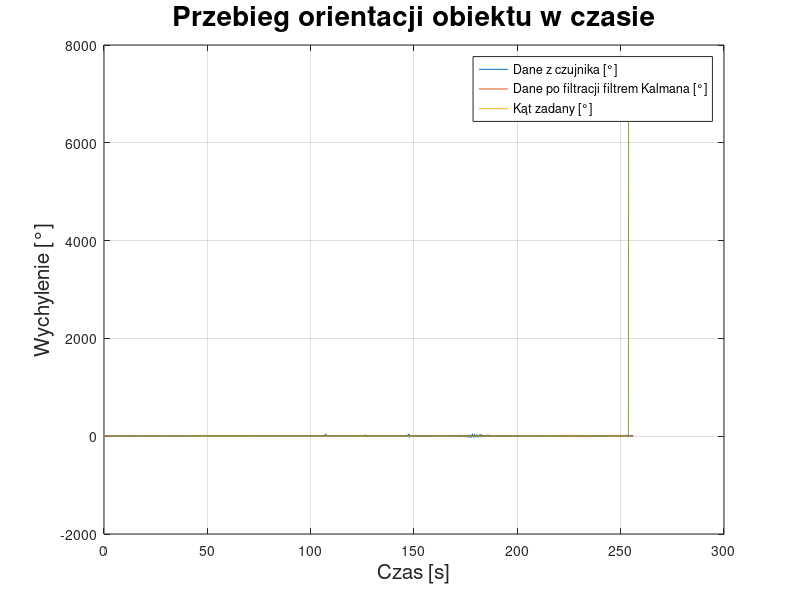
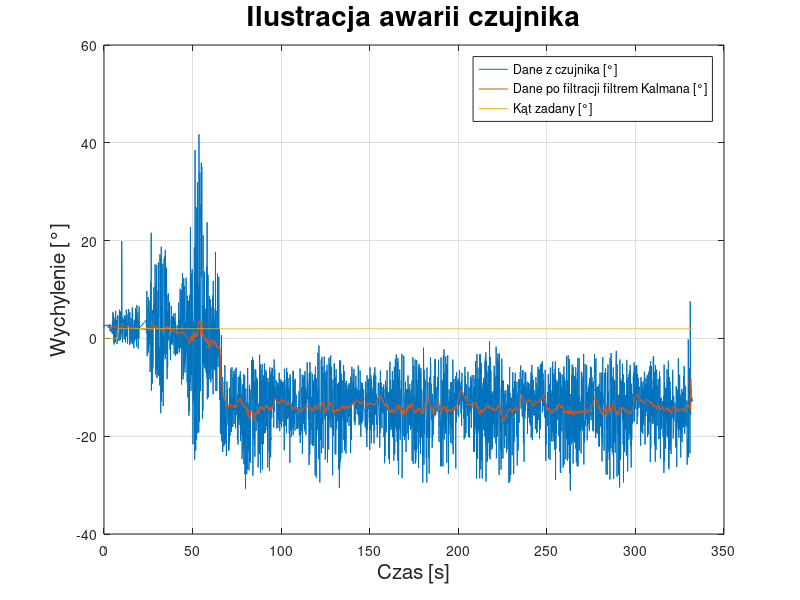
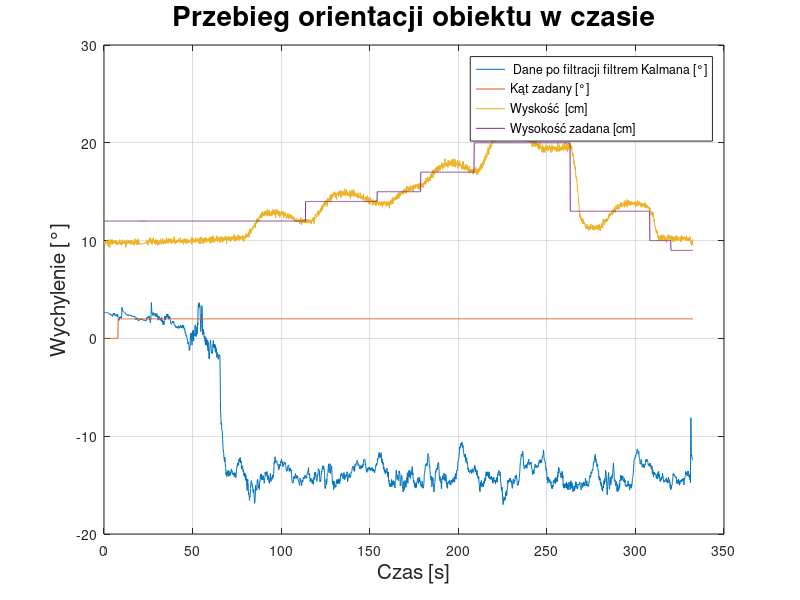
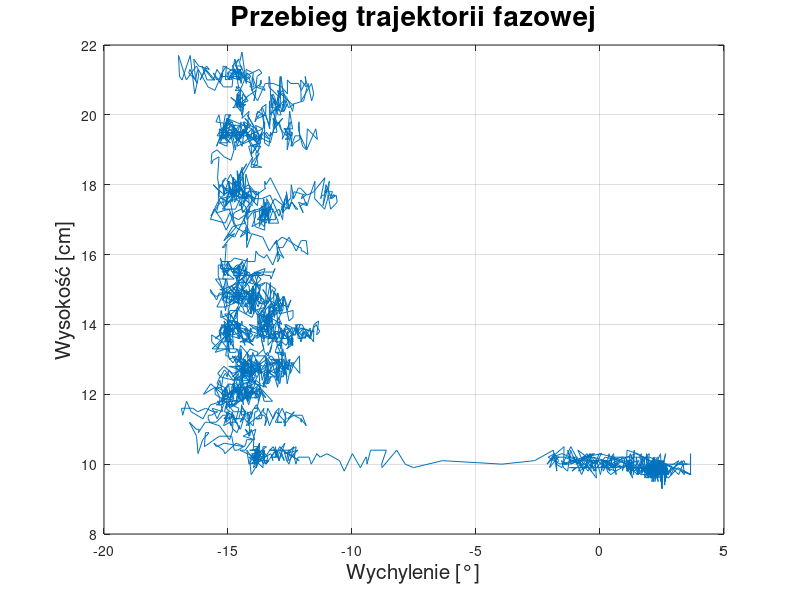

Recreate these plots in MATLAB, in order.
dane_1 = csvread("dane41.csv",2,0);
dane_2 = csvread("dane45.csv",2,0);



% dane 18 - kp 14% ki 13%   wspmocy 30%
%dane 19 tak samo
%dane 20 15% 14,5 %





%pierwszy przebieg
xk_1 = dane_1(:,1);
yk_1 = dane_1(:,2);
x_1 = dane_1(:,3);
y_1 = dane_1(:,4);
k_1 = dane_1(:,5);
wzad_1 = dane_1(:,6);
w_1 = dane_1(:,7);
czas_1 = dane_1(:,8);

czas_1 = czas_1/1000;
czas_1 = czas_1 - czas_1(1);

% drugi przebieg
xk_2 = dane_2(:,1);
yk_2 = dane_2(:,2);
x_2 = dane_2(:,3);
y_2 = dane_2(:,4);
k_2 = dane_2(:,5);
wzad_2 = dane_2(:,6);
w_2 = dane_2(:,7);
czas_2 = dane_2(:,8);

czas_2 = czas_2/1000;
czas_2 = czas_2 - czas_2(1);

figure(1)
plot(czas_1, y_1, czas_1, yk_1, czas_1,k_1, czas_1, wzad_1, czas_1, w_1 );
legend("Dane z czujnika [°]", "Dane po filtracji filtrem Kalmana [°]", "Kąt zadany [°]")
grid on
title("Przebieg orientacji obiektu w czasie", "FontSize",20)

xlabel("Czas [s]", "FontSize",15)
ylabel("Wychylenie [°]", "FontSize",15)



figure(2)
plot(czas_2, y_2, czas_2, yk_2, czas_2,k_2 );
legend("Dane z czujnika [°]", "Dane po filtracji filtrem Kalmana [°]", "Kąt zadany [°]")
grid on
title("Ilustracja awarii czujnika", "FontSize",20)
xlabel("Czas [s]", "FontSize",15)
ylabel("Wychylenie [°]", "FontSize",15)


figure(3)
plot(czas_2, yk_2, czas_2,k_2, czas_2, w_2, czas_2, wzad_2 );
legend(" Dane po filtracji filtrem Kalmana [°]", "Kąt zadany [°]", "Wyskość  [cm]", "Wysokość zadana [cm]")
grid on
title("Przebieg orientacji obiektu w czasie", "FontSize",20)
xlabel("Czas [s]", "FontSize",15)
ylabel("Wychylenie [°]", "FontSize",15)


figure(4)
plot(yk_2(1:end-200),w_2(1:end-200));
%legend(" Dane po filtracji filtrem Kalmana [°]", "Kąt zadany [°]", "Wyskość  [cm]", "Wysokość zadana [cm]")
grid on
title("Przebieg trajektorii fazowej", "FontSize",20)
ylabel("Wysokość [cm]", "FontSize",15)
xlabel("Wychylenie [°]", "FontSize",15)




